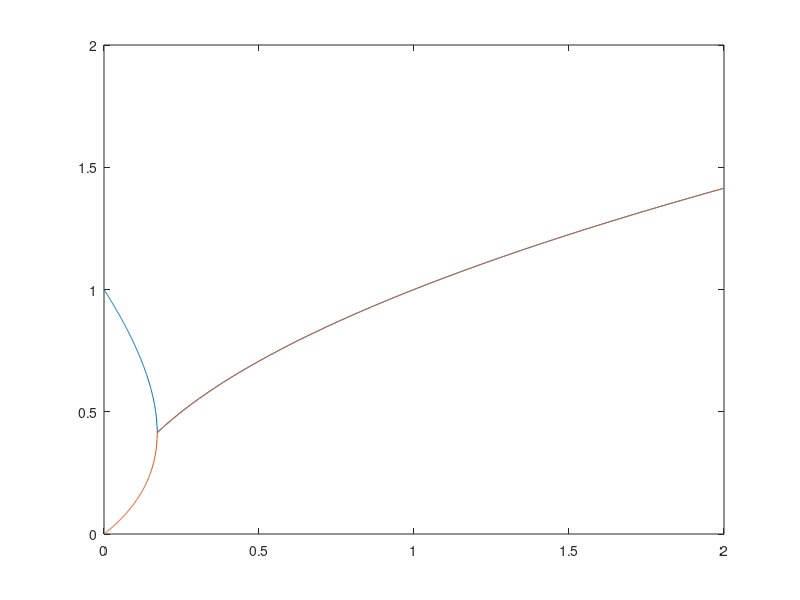
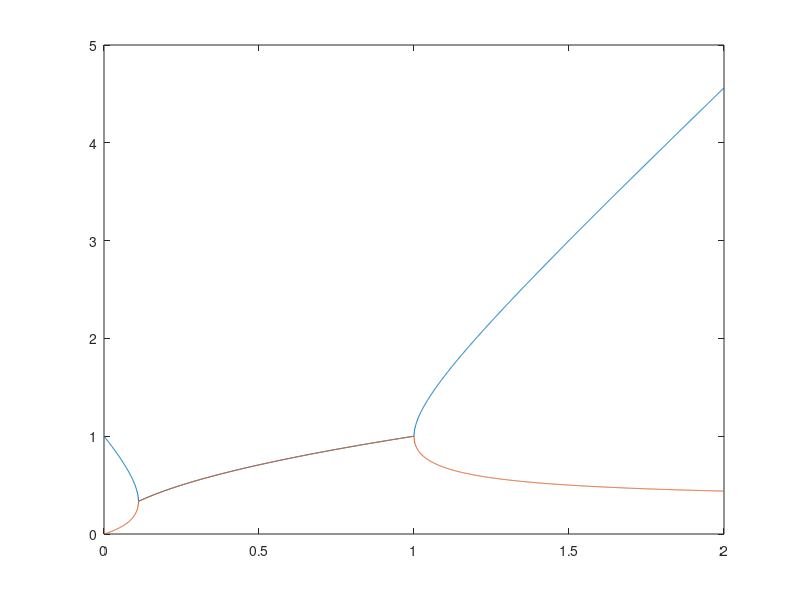

Write the MATLAB code that produced these figures, in order.
%% Script in support for the proof of hyperbolicity of HB
% author: Antonio Orvieto

clear all
close all

beta = 0.001:0.001:2;
h = 1;
lambda = 2;
roots_hist = zeros(2,length(beta));


for i= 1:length(beta)
    roots_hist(:,i)=roots([1, -(1+beta(i)-h^2*lambda), beta(i)]);
    roots_hist(1,i) = abs(roots_hist(1,i));
    roots_hist(2,i) = abs(roots_hist(2,i));
end
plot(beta,roots_hist(1,:));hold on
plot(beta,roots_hist(2,:))

figure
for i= 1:length(beta)
    roots_hist(:,i)=roots([1, -(1+beta(i)-(1-beta(i))*h^2*lambda), beta(i)]);
    roots_hist(1,i) = abs(roots_hist(1,i));
    roots_hist(2,i) = abs(roots_hist(2,i));
end
plot(beta,roots_hist(1,:));hold on
plot(beta,roots_hist(2,:))